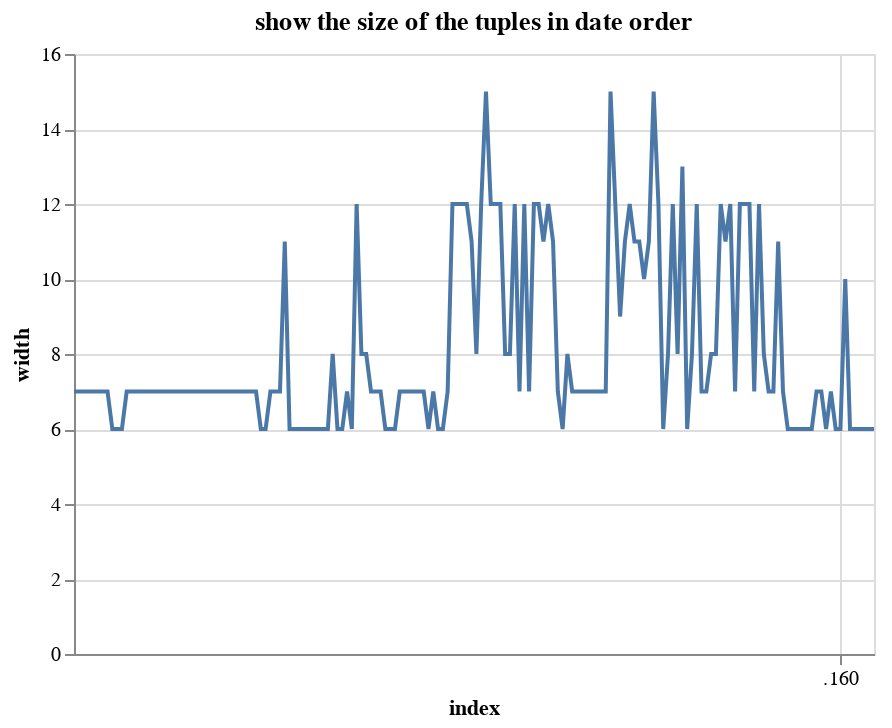

The notebook cell saved with this chart:
### Markdown cell above
Looking at the above histogram, there are a lot of short tuples (these are probably the height, leaf information automaticaly recorded) but 1/3 of the records are long, containing many fields).  We have seen some of those records above already.  Try to look at the widths and when they are captured.  This might not be a correct rendering:

### Code cell
alt.Chart(width_df.reset_index(),title="show the size of the tuples in date order").mark_line().encode(
    alt.Y("width:Q"),
    alt.X('index:T')
)

### Figure 1 — Vega-Lite specification as saved in the notebook (floating-point values rounded to 4 significant figures; data arrays with more than 128 entries replaced by an {"elided": "..."} marker saying what was removed)
{"config": {"view": {"continuousWidth": 400, "continuousHeight": 300}}, "data": {"name": "data-d08e3159b88e476d501999aec42d97dc"}, "mark": "line", "encoding": {"x": {"type": "temporal", "field": "index"}, "y": {"type": "quantitative", "field": "width"}}, "title": "show the size of the tuples in date order", "$schema": "https://vega.github.io/schema/vega-lite/v4.8.1.json", "datasets": {"data-d08e3159b88e476d501999aec42d97dc": {"elided": "168 records"}}}
